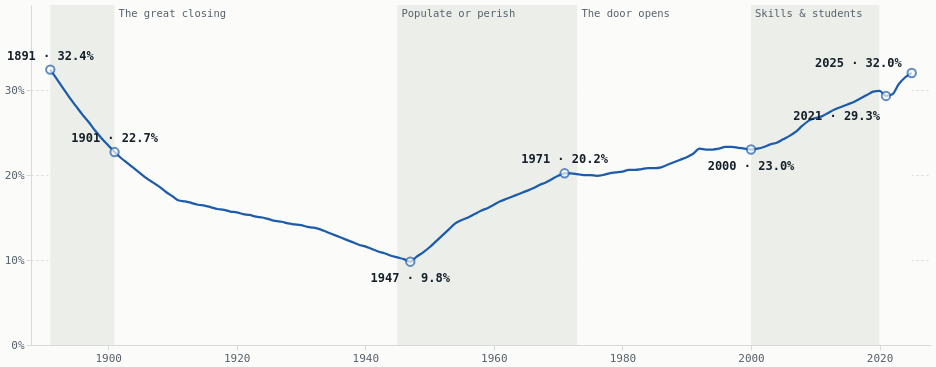

Vega-Lite specification for this chart:
### Vega-Lite specification from a JSON file in a GitHub repository (floating-point values rounded to 4 significant figures; data arrays with more than 128 entries replaced by an {"elided": "..."} marker saying what was removed)
{"$schema": "https://vega.github.io/schema/vega-lite/v5.json", "width": 900, "height": 340, "autosize": {"type": "pad"}, "config": {"background": null, "font": "IBM Plex Sans, Segoe UI, system-ui, sans-serif", "padding": 4, "view": {"stroke": null}, "axis": {"labelColor": "#56616b", "titleColor": "#56616b", "gridColor": "#d6dbd5", "domainColor": "#d6dbd5", "tickColor": "#d6dbd5", "labelFont": "IBM Plex Mono, ui-monospace, Menlo, monospace", "labelFontSize": 11, "titleFont": "IBM Plex Sans, Segoe UI, system-ui, sans-serif", "titleFontWeight": 500}, "legend": {"labelColor": "#56616b", "titleColor": "#15202a", "labelFont": "IBM Plex Sans, Segoe UI, system-ui, sans-serif", "titleFont": "IBM Plex Sans, Segoe UI, system-ui, sans-serif", "titleFontWeight": 600, "labelFontSize": 12, "titleFontSize": 12, "symbolStrokeColor": "#fbfbf9"}, "text": {"color": "#15202a", "font": "IBM Plex Sans, Segoe UI, system-ui, sans-serif"}, "tooltipFormat": {"numberFormat": ",.0f"}}, "encoding": {"x": {"field": "year", "type": "quantitative", "scale": {"domain": [1888, 2028], "nice": false}, "axis": {"format": "d", "title": null, "tickCount": 8, "grid": false}}}, "layer": [{"data": {"values": [{"s": 1891, "e": 1901, "n": "Gold-rush legacy", "i": 0}, {"s": 1901, "e": 1945, "n": "The great closing", "i": 1}, {"s": 1945, "e": 1973, "n": "Populate or perish", "i": 2}, {"s": 1973, "e": 2000, "n": "The door opens", "i": 3}, {"s": 2000, "e": 2020, "n": "Skills & students", "i": 4}, {"s": 2020, "e": 2025, "n": "Pause, rebound", "i": 5}]}, "mark": {"type": "rect", "opacity": 1}, "encoding": {"x": {"field": "s", "type": "quantitative"}, "x2": {"field": "e"}, "y": {"value": 0}, "y2": {"value": 340}, "color": {"condition": {"test": "datum.i % 2 == 0", "value": "#eceee9"}, "value": "#fbfbf9"}}}, {"data": {"values": [{"s": 1891, "e": 1901, "n": "Gold-rush legacy", "i": 0}, {"s": 1901, "e": 1945, "n": "The great closing", "i": 1}, {"s": 1945, "e": 1973, "n": "Populate or perish", "i": 2}, {"s": 1973, "e": 2000, "n": "The door opens", "i": 3}, {"s": 2000, "e": 2020, "n": "Skills & students", "i": 4}, {"s": 2020, "e": 2025, "n": "Pause, rebound", "i": 5}]}, "mark": {"type": "text", "align": "left", "baseline": "top", "dx": 4, "dy": 4, "fontSize": 10.5, "font": "IBM Plex Mono, ui-monospace, Menlo, monospace", "color": "#56616b", "limit": 120}, "transform": [{"filter": "datum.e - datum.s >= 15"}], "encoding": {"x": {"field": "s", "type": "quantitative"}, "y": {"value": 0}, "text": {"field": "n"}}}, {"data": {"values": {"elided": "135 records"}}, "mark": {"type": "line", "strokeWidth": 2.25, "color": "#1c5cab", "interpolate": "monotone"}, "encoding": {"y": {"field": "pct", "type": "quantitative", "scale": {"domain": [0, 36]}, "axis": {"title": null, "values": [0, 10, 20, 30], "labelExpr": "datum.value + '%'", "gridDash": [2, 3]}}}}, {"data": {"values": {"elided": "135 records"}}, "params": [{"name": "hov", "select": {"type": "point", "encodings": ["x"], "nearest": true, "on": "pointerover", "clear": "pointerout"}}], "mark": {"type": "rule", "strokeWidth": 1}, "encoding": {"color": {"value": "#56616b"}, "opacity": {"condition": {"param": "hov", "empty": false, "value": 0.7}, "value": 0}, "tooltip": [{"field": "year", "title": "Year", "format": "d"}, {"field": "pct", "title": "Born overseas (%)", "format": ".1f"}, {"field": "os", "title": "Overseas-born (millions)", "format": ".2f"}]}}, {"data": {"values": [{"year": 1891, "pct": 32.4, "t": "1891 · 32.4%", "pos": "above"}, {"year": 1901, "pct": 22.7, "t": "1901 · 22.7%", "pos": "above"}, {"year": 1947, "pct": 9.8, "t": "1947 · 9.8%", "pos": "below"}, {"year": 1971, "pct": 20.2, "t": "1971 · 20.2%", "pos": "above", "minor": true}, {"year": 2000, "pct": 23, "t": "2000 · 23.0%", "pos": "below", "minor": true}, {"year": 2021, "pct": 29.3, "t": "2021 · 29.3%", "pos": "belowleft", "minor": true}, {"year": 2025, "pct": 32, "t": "2025 · 32.0%", "pos": "left"}]}, "mark": {"type": "point", "filled": true, "size": 70, "strokeWidth": 2}, "encoding": {"y": {"field": "pct", "type": "quantitative"}, "fill": {"value": "#fbfbf9"}, "stroke": {"value": "#1c5cab"}}}, {"data": {"values": [{"year": 1891, "pct": 32.4, "t": "1891 · 32.4%", "pos": "above"}, {"year": 1901, "pct": 22.7, "t": "1901 · 22.7%", "pos": "above"}, {"year": 1947, "pct": 9.8, "t": "1947 · 9.8%", "pos": "below"}, {"year": 1971, "pct": 20.2, "t": "1971 · 20.2%", "pos": "above", "minor": true}, {"year": 2000, "pct": 23, "t": "2000 · 23.0%", "pos": "below", "minor": true}, {"year": 2021, "pct": 29.3, "t": "2021 · 29.3%", "pos": "belowleft", "minor": true}, {"year": 2025, "pct": 32, "t": "2025 · 32.0%", "pos": "left"}]}, "transform": [{"filter": "datum.pos == 'above'"}], "mark": {"type": "text", "dy": -14, "fontSize": 12, "fontWeight": 600, "font": "IBM Plex Mono, ui-monospace, Menlo, monospace"}, "encoding": {"y": {"field": "pct", "type": "quantitative"}, "text": {"field": "t"}, "color": {"value": "#15202a"}}}, {"data": {"values": [{"year": 1891, "pct": 32.4, "t": "1891 · 32.4%", "pos": "above"}, {"year": 1901, "pct": 22.7, "t": "1901 · 22.7%", "pos": "above"}, {"year": 1947, "pct": 9.8, "t": "1947 · 9.8%", "pos": "below"}, {"year": 1971, "pct": 20.2, "t": "1971 · 20.2%", "pos": "above", "minor": true}, {"year": 2000, "pct": 23, "t": "2000 · 23.0%", "pos": "below", "minor": true}, {"year": 2021, "pct": 29.3, "t": "2021 · 29.3%", "pos": "belowleft", "minor": true}, {"year": 2025, "pct": 32, "t": "2025 · 32.0%", "pos": "left"}]}, "transform": [{"filter": "datum.pos == 'left'"}], "mark": {"type": "text", "align": "right", "dx": -10, "dy": -10, "fontSize": 12, "fontWeight": 600, "font": "IBM Plex Mono, ui-monospace, Menlo, monospace"}, "encoding": {"y": {"field": "pct", "type": "quantitative"}, "text": {"field": "t"}, "color": {"value": "#15202a"}}}, {"data": {"values": [{"year": 1891, "pct": 32.4, "t": "1891 · 32.4%", "pos": "above"}, {"year": 1901, "pct": 22.7, "t": "1901 · 22.7%", "pos": "above"}, {"year": 1947, "pct": 9.8, "t": "1947 · 9.8%", "pos": "below"}, {"year": 1971, "pct": 20.2, "t": "1971 · 20.2%", "pos": "above", "minor": true}, {"year": 2000, "pct": 23, "t": "2000 · 23.0%", "pos": "below", "minor": true}, {"year": 2021, "pct": 29.3, "t": "2021 · 29.3%", "pos": "belowleft", "minor": true}, {"year": 2025, "pct": 32, "t": "2025 · 32.0%", "pos": "left"}]}, "transform": [{"filter": "datum.pos == 'belowleft'"}], "mark": {"type": "text", "align": "right", "dx": -6, "dy": 20, "fontSize": 12, "fontWeight": 600, "font": "IBM Plex Mono, ui-monospace, Menlo, monospace"}, "encoding": {"y": {"field": "pct", "type": "quantitative"}, "text": {"field": "t"}, "color": {"value": "#15202a"}}}, {"data": {"values": [{"year": 1891, "pct": 32.4, "t": "1891 · 32.4%", "pos": "above"}, {"year": 1901, "pct": 22.7, "t": "1901 · 22.7%", "pos": "above"}, {"year": 1947, "pct": 9.8, "t": "1947 · 9.8%", "pos": "below"}, {"year": 1971, "pct": 20.2, "t": "1971 · 20.2%", "pos": "above", "minor": true}, {"year": 2000, "pct": 23, "t": "2000 · 23.0%", "pos": "below", "minor": true}, {"year": 2021, "pct": 29.3, "t": "2021 · 29.3%", "pos": "belowleft", "minor": true}, {"year": 2025, "pct": 32, "t": "2025 · 32.0%", "pos": "left"}]}, "transform": [{"filter": "datum.pos == 'below'"}], "mark": {"type": "text", "dy": 16, "fontSize": 12, "fontWeight": 600, "font": "IBM Plex Mono, ui-monospace, Menlo, monospace"}, "encoding": {"y": {"field": "pct", "type": "quantitative"}, "text": {"field": "t"}, "color": {"value": "#15202a"}}}], "background": "#fbfbf9"}
